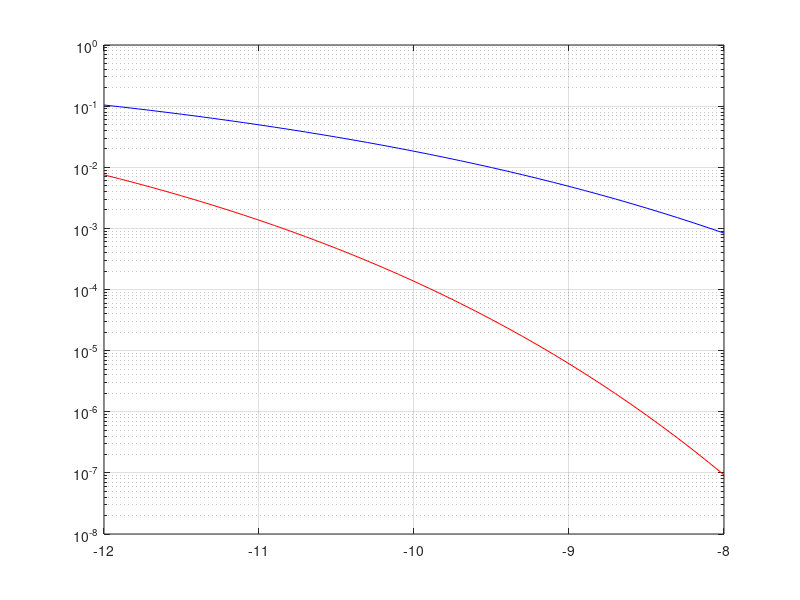

Write MATLAB code to recreate this figure.
%CF=7 CR=1 
alfa=-30.2580;
beta=0.2857;
SNRdB=-12:0.1:-8;
BER=10.^(alfa*exp(beta*SNRdB))
semilogy(SNRdB,BER,'b')
grid on
hold on
%CF=8 CR=1 
alfa=-77.1002;
beta=0.2993;
BER=10.^(alfa*exp(beta*SNRdB))
semilogy(SNRdB,BER,'r')